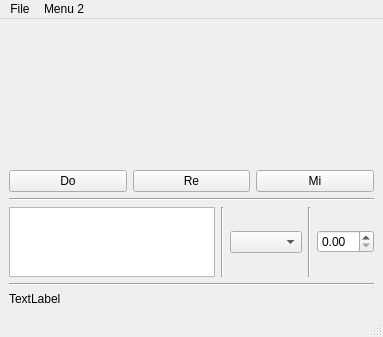
<?xml version="1.0" encoding="UTF-8"?>
<ui version="4.0">
 <class>MainWindow</class>
 <widget class="QMainWindow" name="MainWindow">
  <property name="geometry">
   <rect>
    <x>0</x>
    <y>0</y>
    <width>383</width>
    <height>337</height>
   </rect>
  </property>
  <property name="windowTitle">
   <string>MainWindow</string>
  </property>
  <widget class="QWidget" name="centralwidget">
   <layout class="QVBoxLayout" name="verticalLayout_2">
    <item>
     <layout class="QVBoxLayout" name="verticalLayout" stretch="4,1,0,1,0,0">
      <item>
       <widget class="QWidget" name="test_widget" native="true"/>
      </item>
      <item>
       <layout class="QHBoxLayout" name="horizontalLayout">
        <item>
         <widget class="QPushButton" name="pushButton_1">
          <property name="text">
           <string>Do</string>
          </property>
         </widget>
        </item>
        <item>
         <widget class="QPushButton" name="pushButton_3">
          <property name="text">
           <string>Re</string>
          </property>
         </widget>
        </item>
        <item>
         <widget class="QPushButton" name="pushButton_2">
          <property name="text">
           <string>Mi</string>
          </property>
         </widget>
        </item>
       </layout>
      </item>
      <item>
       <widget class="Line" name="line_4">
        <property name="orientation">
         <enum>Qt::Horizontal</enum>
        </property>
       </widget>
      </item>
      <item>
       <layout class="QHBoxLayout" name="horizontalLayout_2">
        <item>
         <widget class="QListWidget" name="listWidget"/>
        </item>
        <item>
         <widget class="Line" name="line">
          <property name="orientation">
           <enum>Qt::Vertical</enum>
          </property>
         </widget>
        </item>
        <item>
         <widget class="QComboBox" name="comboBox"/>
        </item>
        <item>
         <widget class="Line" name="line_2">
          <property name="orientation">
           <enum>Qt::Vertical</enum>
          </property>
         </widget>
        </item>
        <item>
         <widget class="QDoubleSpinBox" name="doubleSpinBox"/>
        </item>
       </layout>
      </item>
      <item>
       <widget class="Line" name="line_3">
        <property name="orientation">
         <enum>Qt::Horizontal</enum>
        </property>
       </widget>
      </item>
      <item>
       <widget class="QLabel" name="label">
        <property name="text">
         <string>TextLabel</string>
        </property>
       </widget>
      </item>
     </layout>
    </item>
   </layout>
  </widget>
  <widget class="QMenuBar" name="menubar">
   <property name="geometry">
    <rect>
     <x>0</x>
     <y>0</y>
     <width>383</width>
     <height>22</height>
    </rect>
   </property>
   <widget class="QMenu" name="menuFile">
    <property name="title">
     <string>File</string>
    </property>
    <widget class="QMenu" name="menuAction_2">
     <property name="title">
      <string>Action 2</string>
     </property>
     <addaction name="actionSub_1"/>
     <addaction name="actionSub_2"/>
    </widget>
    <addaction name="actionAction_1"/>
    <addaction name="separator"/>
    <addaction name="menuAction_2"/>
   </widget>
   <widget class="QMenu" name="menuMenu_2">
    <property name="title">
     <string>Menu 2</string>
    </property>
    <addaction name="actionNothing"/>
   </widget>
   <addaction name="menuFile"/>
   <addaction name="menuMenu_2"/>
  </widget>
  <widget class="QStatusBar" name="statusbar"/>
  <action name="actionAction_1">
   <property name="text">
    <string>Action 1</string>
   </property>
  </action>
  <action name="actionSub_1">
   <property name="text">
    <string>Sub 1</string>
   </property>
  </action>
  <action name="actionSub_2">
   <property name="text">
    <string>Sub 2</string>
   </property>
  </action>
  <action name="actionNothing">
   <property name="text">
    <string>Nothing</string>
   </property>
  </action>
 </widget>
 <resources/>
 <connections/>
</ui>
